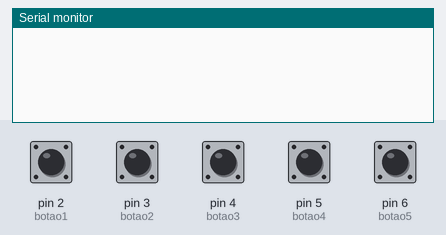
This sketch was run on a simulated Arduino Uno, built with avr-gcc and run on an emulated ATmega328P. Shown: the last lines printed to the serial monitor. The test bench sets the inputs (shaded band); at power-on: pin 2 (botao1), pin 3 (botao2), pin 4 (botao3), pin 5 (botao4), pin 6 (botao5) LOW.

Above: at 1.2 s.
1.3 s: pin 2 (botao1) pulled HIGH for 0.15 s
At 2.6 s:
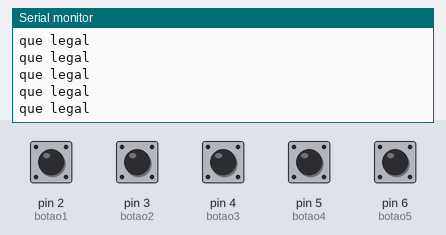
2.9 s: pin 3 (botao2) pulled HIGH for 0.15 s
At 4.2 s:
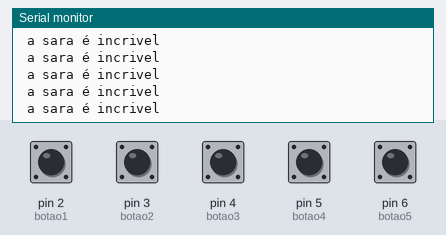
4.5 s: pin 4 (botao3) pulled HIGH for 0.15 s
At 5.5 s:
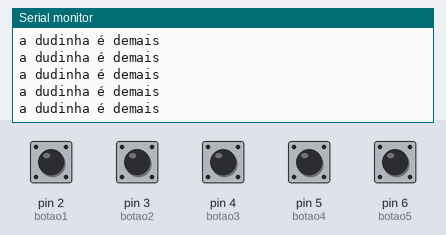
6.1 s: pin 5 (botao4) pulled HIGH for 0.15 s
At 7.4 s:
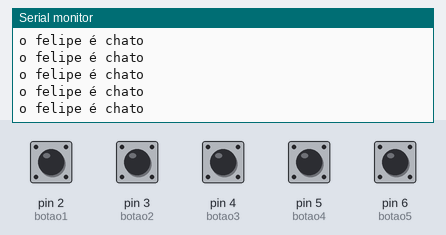
7.7 s: pin 6 (botao5) pulled HIGH for 0.15 s
At 8.7 s:
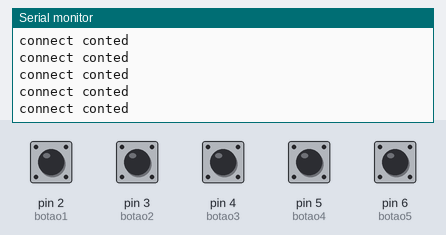
9.3 s: pin 2 (botao1) driven HIGH and pin 3 (botao2) driven HIGH
At 10.1 s:
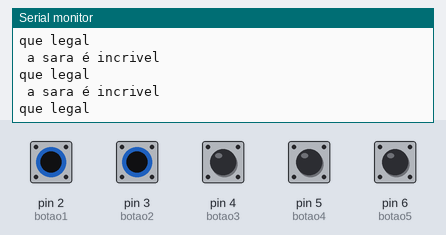

The sketch:

codigo.ino
```cpp
const int botao1 = 2;
const int botao2 = 3;
const int botao3 = 4;
const int botao4 = 5;
const int botao5 = 6;

int var1;
int var2;
int var3;
int var4;
int var5;


void setup()
{

  pinMode(botao1, INPUT);
  pinMode(botao2, INPUT);
  pinMode(botao3, INPUT);
  pinMode(botao4, INPUT);
  pinMode(botao5, INPUT);
  Serial.begin(9600);
}

void loop()
{
  var1 = digitalRead(botao1);
  var2 = digitalRead(botao2);
  var3 = digitalRead(botao3);
  var4 = digitalRead(botao4);
  var5 = digitalRead(botao5);

   if(var1){
    Serial.println( "que legal");
  }
   if(var2){
  Serial.println(" a sara é incrivel");
  }
   if(var3){
  Serial.println("a dudinha é demais");
  }
   if(var4){
  Serial.println("o felipe é chato");
  }
   if(var5){
  Serial.println("connect conted");
  }
}
```

Measured:
- after the input at 1.3 s, the serial monitor: prints a new line at once (image 1)
- after the input at 2.9 s, the serial monitor: prints a new line at once (image 2)
- after the input at 4.5 s, the serial monitor: prints a new line at once (image 3)
- after the input at 6.1 s, the serial monitor: prints a new line at once (image 4)
- after the input at 7.7 s, the serial monitor: prints a new line at once (image 5)
- after the input at 9.3 s, the serial monitor: prints a new line at once (image 6)
